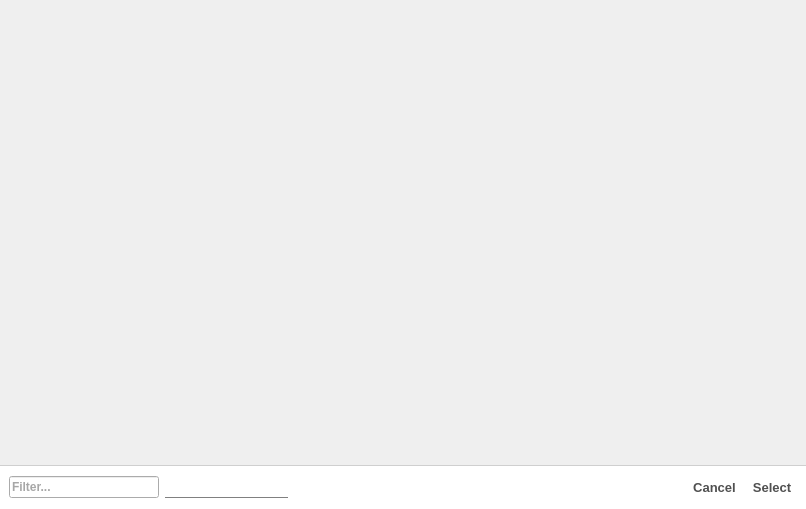
<?xml version="1.0" encoding="UTF-8"?>
<ui version="4.0">
 <class>RocketAssetSelectionDialog</class>
 <widget class="QWidget" name="RocketAssetSelectionDialog">
  <property name="geometry">
   <rect>
    <x>0</x>
    <y>0</y>
    <width>806</width>
    <height>509</height>
   </rect>
  </property>
  <property name="windowTitle">
   <string/>
  </property>
  <property name="styleSheet">
   <string notr="true">QFrame#controlsFrame {
	background-color: white;
	border-top: 1px solid rgb(207, 207, 207);
}

QLabel, QPushButton {
	color: rgb(80, 80, 80);
	font: 16px &quot;Arial&quot;;
	font-weight: bold;
}

QLabel#infoLabel {
	font: 13px &quot;Arial&quot;;
}

QPushButton#buttonSelect, #buttonCancel {
	background-color: transparent;
	color: rgb(80, 80, 80);
	border: 1px solid grey;
	border: 0px;
	border-radius: 3px;
	font-family: &quot;Arial&quot;;
	font-size: 13px;
	font-weight: bold;
	min-height: 25px;
	padding-left: 5px;
	padding-right: 5px;
}

QPushButton#buttonSelect::hover, #buttonCancel::hover {
	background-color: qlineargradient(spread:pad, x1:0, y1:0, x2:1, y2:1, stop:0 rgba(232, 234, 233, 255), stop:1 rgba(225, 226, 227, 255));
	color: rgb(60, 60, 60);
	border: 1px solid grey;
}

QPushButton#buttonSelect::pressed, #buttonCancel::pressed {
	background-color: rgba(200, 200, 200);
	border: 1px solid grey;
}

QLineEdit {
	font: 13px &quot;Arial&quot;;
	font-weight: bold;
	color: rgb(80,80,80);
}

QComboBox {
	border: 0px;
	border-bottom: 1px solid grey;
	font-family: &quot;Arial&quot;;
	font-size: 12px;
	color: rgb(65, 65, 65);
	font-weight: bold;
	padding-left: 0px;
    min-width: 100px;
	min-height: 20px;
	max-height: 20px;
	background-color: transparent;
}

QComboBox:hover {
	border-bottom: 1px solid black;
}

QComboBox:disabled, :disabled:hover {
	background-color: rgba(100,100,100,40);
}

QComboBox:down-arrow {
	image: url(':/images/icon-combobox-down-arrow.png');
	width:12px;
}

QComboBox::drop-down {
	subcontrol-origin: padding;
	subcontrol-position: center right;
	padding-right: 2px;
	width: 16px;
	max-height: 11px;
	border: 0px;
}

QComboBox QAbstractItemView {
	border: 1px solid grey;	
	background-color: rgb(255, 255, 255);
	selection-background-color: rgba(230,230,230,120);
	selection-color: black;
	padding: 0px;
}

QComboBox#comboBoxCategory {
	padding-left: 3px;
}</string>
  </property>
  <layout class="QVBoxLayout" name="verticalLayout">
   <property name="spacing">
    <number>0</number>
   </property>
   <property name="margin">
    <number>0</number>
   </property>
   <item>
    <widget class="QScrollArea" name="scrollArea">
     <property name="frameShape">
      <enum>QFrame::NoFrame</enum>
     </property>
     <property name="frameShadow">
      <enum>QFrame::Plain</enum>
     </property>
     <property name="lineWidth">
      <number>0</number>
     </property>
     <property name="widgetResizable">
      <bool>true</bool>
     </property>
     <widget class="QWidget" name="scrollAreaWidgetContents">
      <property name="geometry">
       <rect>
        <x>0</x>
        <y>0</y>
        <width>806</width>
        <height>462</height>
       </rect>
      </property>
     </widget>
    </widget>
   </item>
   <item>
    <widget class="QFrame" name="controlsFrame">
     <property name="frameShape">
      <enum>QFrame::NoFrame</enum>
     </property>
     <property name="frameShadow">
      <enum>QFrame::Plain</enum>
     </property>
     <property name="lineWidth">
      <number>0</number>
     </property>
     <layout class="QHBoxLayout" name="horizontalLayout">
      <item>
       <widget class="QLineEdit" name="lineEditFilter">
        <property name="minimumSize">
         <size>
          <width>150</width>
          <height>0</height>
         </size>
        </property>
        <property name="maximumSize">
         <size>
          <width>150</width>
          <height>16777215</height>
         </size>
        </property>
        <property name="placeholderText">
         <string>Filter...</string>
        </property>
       </widget>
      </item>
      <item>
       <widget class="QComboBox" name="comboBoxCategory"/>
      </item>
      <item>
       <spacer name="horizontalSpacer">
        <property name="orientation">
         <enum>Qt::Horizontal</enum>
        </property>
        <property name="sizeHint" stdset="0">
         <size>
          <width>40</width>
          <height>20</height>
         </size>
        </property>
       </spacer>
      </item>
      <item>
       <widget class="QLabel" name="infoLabel">
        <property name="text">
         <string/>
        </property>
        <property name="alignment">
         <set>Qt::AlignRight|Qt::AlignTrailing|Qt::AlignVCenter</set>
        </property>
       </widget>
      </item>
      <item>
       <widget class="QPushButton" name="buttonCancel">
        <property name="text">
         <string>Cancel</string>
        </property>
        <property name="icon">
         <iconset resource="RocketPlugin.qrc">
          <normaloff>:/images/icon-cross.png</normaloff>:/images/icon-cross.png</iconset>
        </property>
       </widget>
      </item>
      <item>
       <widget class="QPushButton" name="buttonSelect">
        <property name="text">
         <string>Select</string>
        </property>
        <property name="icon">
         <iconset resource="RocketPlugin.qrc">
          <normaloff>:/images/icon-check.png</normaloff>:/images/icon-check.png</iconset>
        </property>
       </widget>
      </item>
     </layout>
    </widget>
   </item>
  </layout>
 </widget>
 <resources>
  <include location="RocketPlugin.qrc"/>
 </resources>
 <connections/>
</ui>
